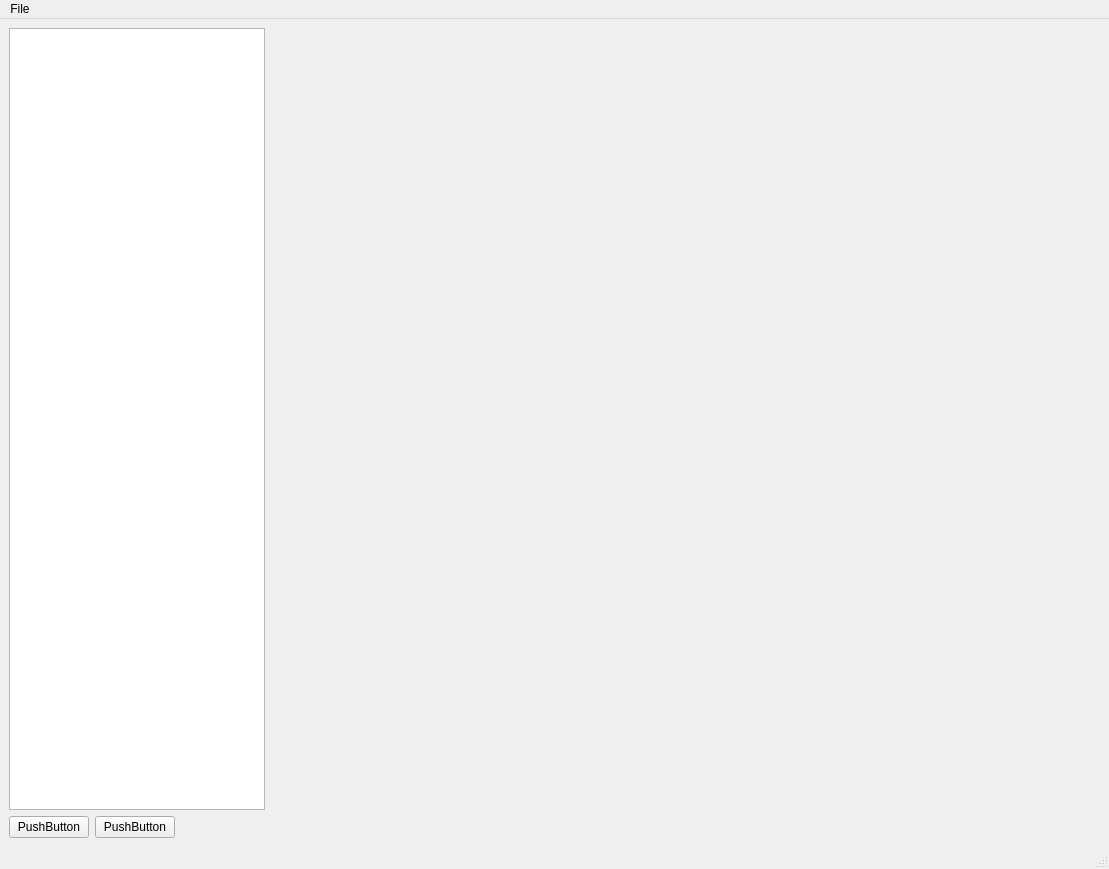
<?xml version="1.0" encoding="UTF-8"?>
<ui version="4.0">
 <class>MainWindow</class>
 <widget class="QMainWindow" name="MainWindow">
  <property name="geometry">
   <rect>
    <x>0</x>
    <y>0</y>
    <width>1109</width>
    <height>869</height>
   </rect>
  </property>
  <property name="windowTitle">
   <string>MainWindow</string>
  </property>
  <widget class="QWidget" name="centralwidget">
   <layout class="QVBoxLayout" name="verticalLayout">
    <item>
     <layout class="QHBoxLayout" name="horizontalLayout">
      <item>
       <widget class="QTreeView" name="treeView">
        <property name="sizePolicy">
         <sizepolicy hsizetype="Fixed" vsizetype="Expanding">
          <horstretch>0</horstretch>
          <verstretch>0</verstretch>
         </sizepolicy>
        </property>
        <property name="contextMenuPolicy">
         <enum>Qt::ContextMenuPolicy::ActionsContextMenu</enum>
        </property>
       </widget>
      </item>
      <item>
       <widget class="QVTKOpenGLNativeWidget" name="vtkWidget" native="true">
        <property name="sizePolicy">
         <sizepolicy hsizetype="Expanding" vsizetype="Expanding">
          <horstretch>0</horstretch>
          <verstretch>0</verstretch>
         </sizepolicy>
        </property>
       </widget>
      </item>
     </layout>
    </item>
    <item>
     <layout class="QHBoxLayout" name="horizontalLayout_2">
      <item>
       <widget class="QPushButton" name="pushButton">
        <property name="text">
         <string>PushButton</string>
        </property>
       </widget>
      </item>
      <item>
       <widget class="QPushButton" name="pushButton_2">
        <property name="text">
         <string>PushButton</string>
        </property>
       </widget>
      </item>
      <item>
       <spacer name="horizontalSpacer">
        <property name="orientation">
         <enum>Qt::Orientation::Horizontal</enum>
        </property>
        <property name="sizeHint" stdset="0">
         <size>
          <width>40</width>
          <height>20</height>
         </size>
        </property>
       </spacer>
      </item>
     </layout>
    </item>
   </layout>
  </widget>
  <widget class="QMenuBar" name="menubar">
   <property name="geometry">
    <rect>
     <x>0</x>
     <y>0</y>
     <width>1109</width>
     <height>25</height>
    </rect>
   </property>
   <widget class="QMenu" name="menuFile">
    <property name="title">
     <string>File</string>
    </property>
    <addaction name="actionOpen_File"/>
   </widget>
   <addaction name="menuFile"/>
  </widget>
  <widget class="QStatusBar" name="statusbar"/>
  <action name="actionOpen_File">
   <property name="icon">
    <iconset resource="icons.qrc">
     <normaloff>:/Icons/fileopen.png</normaloff>:/Icons/fileopen.png</iconset>
   </property>
   <property name="text">
    <string>Open File</string>
   </property>
   <property name="menuRole">
    <enum>QAction::MenuRole::NoRole</enum>
   </property>
  </action>
  <action name="actionItemOptions">
   <property name="text">
    <string>Item Options</string>
   </property>
   <property name="menuRole">
    <enum>QAction::MenuRole::NoRole</enum>
   </property>
  </action>
 </widget>
 <customwidgets>
  <customwidget>
   <class>QVTKOpenGLNativeWidget</class>
   <extends>QWidget</extends>
   <header>QVTKOpenGLNativeWidget.h</header>
   <container>1</container>
  </customwidget>
 </customwidgets>
 <resources>
  <include location="icons.qrc"/>
 </resources>
 <connections/>
</ui>
